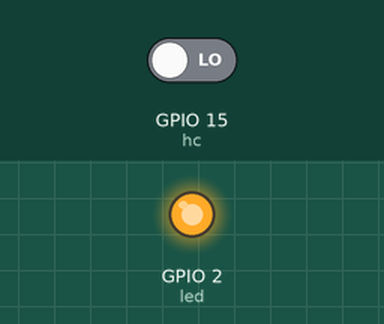
The program below on a simulated ESP32 board running MicroPython. On the bench: output pins drawn as LEDs (lit = HIGH). Dashed ring = blinking. The inputs (shaded band) are chosen by the test bench; at power-on: GPIO 15 (hc) LOW. WiFi joins after 1.5 s; the clock reads 2024-03-15 10:24:30 at power-on unless the program sets it; no MQTT or app messages arrive unless stated; library files of the repository ran but are not shown: 1 file(s); what the program prints to the serial console is not drawn.

Above: at 2.2 s.
At 5.3 s:
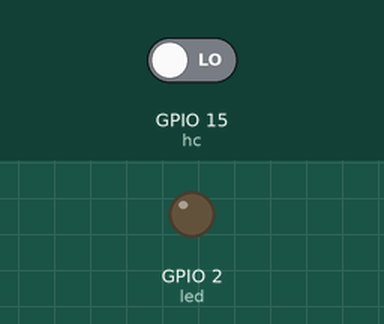
5.4 s: GPIO 15 (hc) driven HIGH
At 5.94 s:
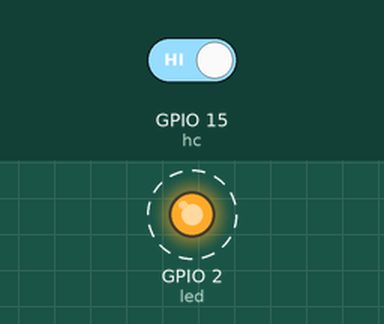
Timing chart, 0 to 12.1 s (numbered marks = the images above; inputs shaded):
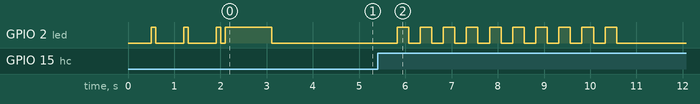

The program:

main.py
```python
import time

import utils

import wifi

import config

import mqtt

import switch

from machine import Pin


def main():

    print("\n系统开启")

    hc = Pin(config.gpio_hc, Pin.IN)  # 人体红外

    wifi.connect_wifi()  # 连接wifi

    # 同步时间

    utils.sync_ntp()

    try:

        mqtt.on_mqtt_connect()  # 连接mqtt服务器

        sync_time = 0

        while True:
            try:
                mqtt.mqttClient.check_msg()  # 检查未处理消息 注：wait_msg() 阻塞式

                mqtt.mqttClient.ping()  # 保持mqtt连接

                sync_time += 1

                time.sleep(1)
                # 定期同步ntp
                if sync_time == 28800:

                    utils.sync_ntp()

                    sync_time = 0

                # 显示倒数时间
                if switch.sync_time_show == 1:

                    print("\n倒数", 28800-sync_time, "秒同步时间")

                # 人体红外
                if switch.hc_switch == 1:

                    if (hc.value() == 1):

                        utils.handle_people(0.5)

                    elif switch.debug_mode != 0:

                        print("\n未检测到移动")

            except OSError as e:

                print("发现异常：%s" % e)

                mqtt.restart_and_reconnect()

    except OSError as e:
        print("尝试连接mqtt服务，发现异常：%s" % e)
        mqtt.restart_and_reconnect()


if __name__ == "__main__":

    main()
```

utils.py
```python
from machine import Pin, RTC

import ntptime

import mqtt

import time

import switch

import config

move_time = 0


# 通用io的led灯闪烁
def gpio_led_blink(long=0.1, gpid=config.gpio_led):
    if switch.led_switch:
        gpio_led = Pin(gpid, Pin.OUT)

        gpio_led.on()

        time.sleep(long)

        gpio_led.off()

        time.sleep(long)


# led灯闪烁
def led_blink(long=0.1):
    if switch.led_switch:
        led = Pin(2, Pin.OUT)

        led.value(1)  # Set led turn on

        time.sleep(long)

        led.value(0)  # Set led turn off

        time.sleep(long)


# ntp同步
def sync_ntp():

    ntptime.NTP_DELTA = 3155644800  # UTC+8 3155644800 东八区

    ntptime.host = 'ntp1.aliyun.com'

    while True:

        try:

            print("\n尝试推送")  # 可能存在失败

            time.sleep(0.5)

            ntptime.settime()

        except Exception as e:

            print("\n推送失败：%s" % e)

        else:

            print('\n推送成功')

            break

    print("\nntp同步完成")

    return True


# 获取原始日期
def datetime():

    rtc = RTC()

    return rtc.datetime()


# 获取日期 样式:Y-m-d H:i:s
def get_datetime():

    date = datetime()

    return str(date[0]) + '-' + str(date[1]) + '-' + str(date[2]) + ' ' + str(date[4]) + ':' + str(date[5]) + ':' + str(date[6])


# 获取星期
def get_week():

    date = datetime()

    return str((int(date[3]) + 1) % 8)


# 人体红外方法
def handle_people(second=0.5):

    global move_time

    if time.time() > (move_time + 60):  # 一分钟间隔检测

        date = get_datetime()

        mqtt.on_publish(
            "esp32/room", b'{"code":"1","msg":"moving","data":"","datetime":"%s"}' % (date))

        print('【' + date + '】' + '[星期' + get_week() + ']', '有人移动(间隔一分钟检测)')

        move_time = time.time()

        for i in range(10):

            led_blink((second / 2))
```

wifi.py
```python
from network import WLAN

from network import STA_IF

from time import sleep_ms

from gc import mem_free

import utils

import config


def is_connect():
    return WLAN(STA_IF).isconnected()


def connect_wifi():

    print("\n可用内存: %s Byte" % str(mem_free()))

    wlan = WLAN(STA_IF)

    wlan.active(True)

    if not wlan.isconnected():

        print("\n当前设备未联网，正在连接 ....")

        wlan.connect(config.wifi_ssid, config.wifi_passwd)

        while not wlan.isconnected():
            print("\n 尝试连接wifi，请稍后")

            sleep_ms(500)

            utils.led_blink(0.1)

            if wlan.isconnected():

                break

    if wlan.isconnected():

        IP_info = wlan.ifconfig()

        print("Wifi信息:")

        print("IP 地址 : " + IP_info[0])

        print("子网掩码 : " + IP_info[1])

        print("网关 : " + IP_info[2])

        print("DNS : " + IP_info[3])

    utils.led_blink(1)
```

config.py
```python
# 路由器配置
wifi_ssid = ""

wifi_passwd = ""

# MQTT 服务配置
mqtt_server = ""

mqtt_user = ""

mqtt_password = ""

mqtt_port = 1883


# led通用io
gpio_led = 13

# 人体红外通用io
gpio_hc = 15
```

mqtt.py
```python
from umqtt.simple import MQTTClient

import machine

import config

import ubinascii

import wifi

import time

import utils

mqttClient = MQTTClient(

    client_id=ubinascii.hexlify(machine.unique_id()),

    server=config.mqtt_server,

    port=config.mqtt_port,

    user=config.mqtt_user,

    password=config.mqtt_password)


# 连接MQTT服务器

def on_mqtt_connect():

    mqttClient.connect()

    on_subscribe('esp32/debug')

    on_subscribe('esp32/subscribe')

    on_publish("esp32/login", bytes('登录时间：%s' %
                               utils.get_datetime(), 'utf-8'))


# 发布消息
def on_publish(topic, payload, retain=False, qos=0):

    mqttClient.publish(topic, payload, retain, qos)


# 消息处理函数

def on_message_come(topic, msg):

    utils.led_blink(0.1)

    print("主题：", topic)

    print("消息：", msg)

    # on_publish("esp32/message", b"收到主题：%s 消息：%s" % (str(topic, 'utf-8'), str(msg, 'utf-8')))
    on_publish("esp32/message", bytes("收到主题：%s 消息：%s" %
               (str(topic, 'utf-8'), str(msg, 'utf-8')), 'uft-8'))

    if topic == b'esp32/debug':
        handle_switch(msg, topic)
    # 添加主题
    if topic == b'esp32/subscribe':

        print("\n订阅：", str(msg, 'utf-8'))

        on_subscribe(str(msg, 'utf-8'))


def handle_switch(msg, topic=b"esp32/debug"):
    if topic == b"esp32/debug":
        # 先分析是状态
        if msg[-2:] == b'on':
            switch_value = 1
        else:
            switch_value = 0

        if switch_value == 1:
            switch_name = msg[:-3]
        else:
            switch_name = msg[:-4]

        switch_name = str(switch_name, 'utf-8')

        # 判断变量是否存在
        try:
            exec('switch.%s' % switch_name)
        except AttributeError:
            switch_name_exists = False
        else:
            switch_name_exists = True

        if switch_name_exists:
            exec('switch.%s = %s' % (switch_name, switch_value))
            print("\n %s：%s" % ('switch.%s' % switch_name, switch_value))
        else:
            print("\n%s不存在" % switch_name)


# 订阅消息
def on_subscribe(Topic='/test'):

    mqttClient.set_callback(on_message_come)

    mqttClient.subscribe(Topic, qos=1)


# 重启服务
def restart_and_reconnect():
    while not wifi.is_connect():

        print("\n 尝试连接wifi，请稍后")

        utils.led_blink(0.1)

        time.sleep(1)

    try:
        print('\n 重新连接mqtt服务器')
        on_mqtt_connect()

    except OSError as e:
        print("尝试连接mqtt服务，发现异常：%s" % e)

        restart()


def restart():
    print("\n 尝试连接mqtt失败，5秒后重启")

    time.sleep(5)

    machine.reset()
```

switch.py
```python
# 调试模式（自定义）
debug_mode = 0

# 人体红外开关
hc_switch = 1

# led开关
led_switch = 1

# 显示同步时间倒数
sync_time_show = 0
```

Measured:
- after the input at 5.4 s, GPIO 2 (led): alternates HIGH for 0.25 s and LOW for 0.25 s, 20 changes in all, then stays LOW, starting after 0.42 s
